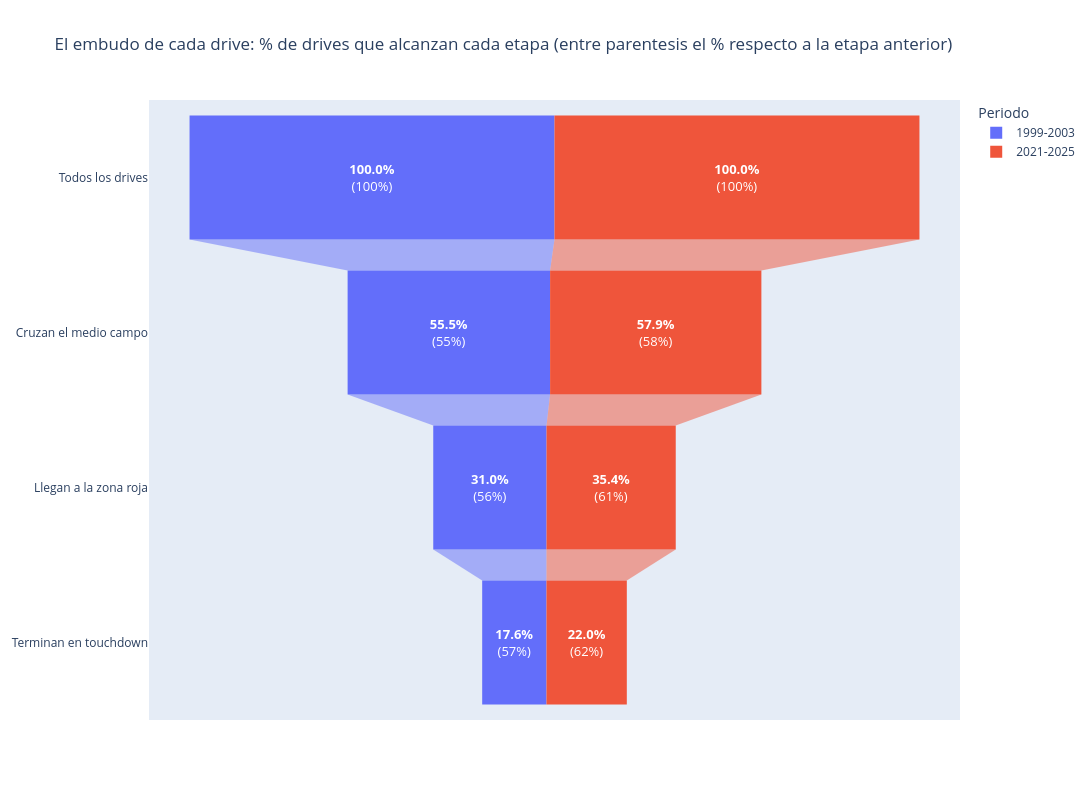

Notebook code cell kept with this figure:
### Markdown cell above
## 1. ¿Son hoy más eficientes los ataques? El embudo de cada drive

Un **drive** es una posesión completa que empieza cuando un equipo recibe el balón y termina cuando anota, lo pierde o se acaba la mitad. Cada drive puede verse como un **embudo**, ya que todos empiezan, pero solo algunos consiguen avanzar hasta el medio campo; de esos, solo algunos llegan a la zona roja (las últimas 20 yardas), y de esos, solo algunos terminan en touchdown.

El gráfico muestra ese embudo para los dos periodos, uno junto al otro:

- **Cada barra** es una etapa del camino, y su longitud es el **porcentaje de drives que la alcanzan**.
- **El texto entre paréntesis** indica qué porcentaje de los drives de la etapa anterior consiguió pasar a esta. Por ejemplo, de los drives que llegan a la zona roja, qué porcentaje termina en touchdown.

Para que la definición de cada etapa sea coherente, un drive "cruza el medio campo" si en algún momento tuvo el balón en el campo rival, y "llega a la zona roja" si en algún momento estuvo a 20 yardas o menos de la zona de anotación. Los drives que terminan en touchdown cuentan siempre como que alcanzaron todas las etapas, aunque el touchdown llegara con un pase largo desde lejos.

### Code cell
etapas = ["Todos los drives", "Cruzan el medio campo", "Llegan a la zona roja", "Terminan en touchdown"]
periodos_embudo = {"1999-2003": (1999, 2003), "2021-2025": (2021, 2025)}

fig = go.Figure()
for nombre, (inicio, fin) in periodos_embudo.items():
    d = drives[drives["season"].between(inicio, fin)]
    valores = [100,
               (d["yarda_minima"] < 50).mean() * 100,
               (d["yarda_minima"] <= 20).mean() * 100,
               (d["resultado"] == "Touchdown").mean() * 100]
    fig.add_trace(go.Funnel(name=nombre, y=etapas, x=valores, textposition="inside",
                            textfont=dict(color="white", size=13),
                            texttemplate="<b>%{x:.1f}%</b><br>(%{percentPrevious:.0%})"))

fig.update_layout(title="El embudo de cada drive: % de drives que alcanzan cada etapa (entre parentesis el % respecto a la etapa anterior)",
                  width=1300, height=800, legend=dict(title="Periodo"),
                  uniformtext_minsize=12, uniformtext_mode="show")
fig.show()

### Figure 1 — Plotly figure (JSON) as saved in the notebook; plotly's stock layout.template omitted (floating-point values rounded to 4 significant figures)
{"data": [{"name": "1999-2003", "textfont": {"color": "white", "size": 13}, "textposition": "inside", "texttemplate": "<b>%{x:.1f}%</b><br>(%{percentPrevious:.0%})", "type": "funnel", "x": [100, 55.48, 31.04, 17.62], "y": ["Todos los drives", "Cruzan el medio campo", "Llegan a la zona roja", "Terminan en touchdown"]}, {"name": "2021-2025", "textfont": {"color": "white", "size": 13}, "textposition": "inside", "texttemplate": "<b>%{x:.1f}%</b><br>(%{percentPrevious:.0%})", "type": "funnel", "x": [100, 57.9, 35.4, 22.01], "y": ["Todos los drives", "Cruzan el medio campo", "Llegan a la zona roja", "Terminan en touchdown"]}], "layout": {"height": 800, "legend": {"title": {"text": "Periodo"}}, "title": {"text": "El embudo de cada drive: % de drives que alcanzan cada etapa (entre parentesis el % respecto a la etapa anterior)"}, "uniformtext": {"minsize": 12, "mode": "show"}, "width": 1300}}
